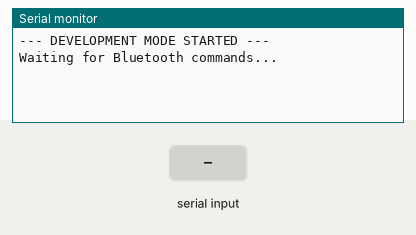
A sketch run on a simulated Arduino Uno, built with avr-gcc and run on an emulated ATmega328P. Shown: the last lines printed to the serial monitor. The test bench sets the inputs (shaded band).

Above: at 1.2 s.
1.3 s: "F" received over the second serial link
At 2.5 s:
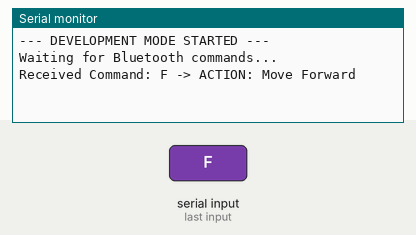
2.8 s: "B" received over the second serial link
At 3.9 s:
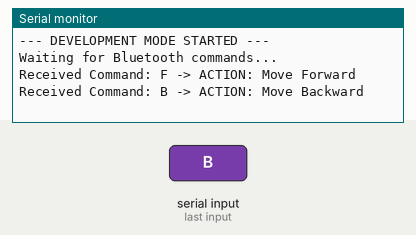
4.3 s: "L" received over the second serial link
At 5.0 s:
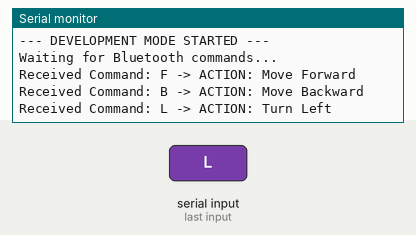
5.8 s: "R" received over the second serial link
At 6.1 s:
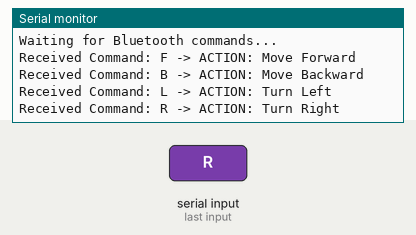
7.3 s: "S" received over the second serial link
At 8.5 s:
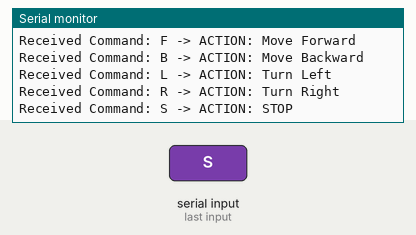
8.8 s: "X" received over the second serial link
At 9.6 s:
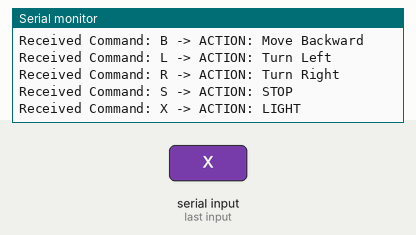

Measured:
- after the input at 1.3 s, the serial monitor: prints a new line at once (image 1)
- after the input at 2.8 s, the serial monitor: prints a new line at once (image 2)
- after the input at 4.3 s, the serial monitor: prints a new line at once (image 3)
- after the input at 5.8 s, the serial monitor: prints a new line at once (image 4)
- after the input at 7.3 s, the serial monitor: prints a new line at once (image 5)
- after the input at 8.8 s, the serial monitor: prints a new line at once (image 6)

The sketch:

HC05_Testing.ino
```cpp
#include <SoftwareSerial.h>

// Define Bluetooth Pins (RX, TX)
// Connect HC-05 TX to Arduino Pin 2
// Connect HC-05 RX to Arduino Pin 3
SoftwareSerial BTSerial(2, 3);

char incomingByte;

void setup() {
  // Start the Serial Monitor (Communication with PC)
  Serial.begin(9600);
  Serial.println("--- DEVELOPMENT MODE STARTED ---");
  Serial.println("Waiting for Bluetooth commands...");

  // Start the Bluetooth Module (Communication with Phone/Remote)
  // Note: Default for HC-05 is usually 9600 or 38400. Try 9600 first.
  BTSerial.begin(9600);
}

void loop() {
  // 1. Check if data is coming from Bluetooth
  if (BTSerial.available()) {
    incomingByte = BTSerial.read(); // Read the character

    // 2. Print it to the Serial Monitor for debugging
    Serial.print("Received Command: ");
    Serial.print(incomingByte);

    // 3. Decode the command (Simulate Motor Action)
    if (incomingByte == 'F') {
      Serial.println(" -> ACTION: Move Forward");
    }
    else if (incomingByte == 'B') {
      Serial.println(" -> ACTION: Move Backward");
    }
    else if (incomingByte == 'L') {
      Serial.println(" -> ACTION: Turn Left");
    }
    else if (incomingByte == 'R') {
      Serial.println(" -> ACTION: Turn Right");
    }
    else if (incomingByte == 'S') {
      Serial.println(" -> ACTION: STOP");
    }
    else if (incomingByte == 'X') {
      Serial.println(" -> ACTION: LIGHT");
    }
    else if (incomingByte == 'Y') {
      Serial.println(" -> ACTION: HORN");
    }
    else {
      Serial.println(" -> [Unknown Command]");
    }
  }
}
```
